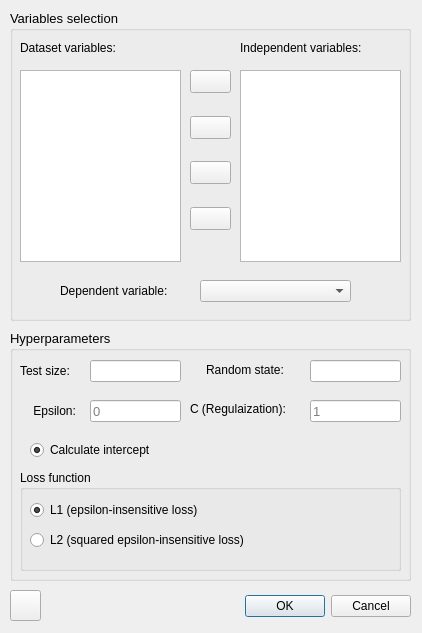
<?xml version="1.0" encoding="UTF-8"?>
<ui version="4.0">
 <class>Dialog</class>
 <widget class="QDialog" name="Dialog">
  <property name="geometry">
   <rect>
    <x>0</x>
    <y>0</y>
    <width>422</width>
    <height>633</height>
   </rect>
  </property>
  <property name="windowTitle">
   <string>Linear SVR</string>
  </property>
  <property name="windowIcon">
   <iconset>
    <normaloff>../feather/activity.svg</normaloff>../feather/activity.svg</iconset>
  </property>
  <widget class="QDialogButtonBox" name="buttonBox">
   <property name="geometry">
    <rect>
     <x>70</x>
     <y>590</y>
     <width>341</width>
     <height>32</height>
    </rect>
   </property>
   <property name="orientation">
    <enum>Qt::Horizontal</enum>
   </property>
   <property name="standardButtons">
    <set>QDialogButtonBox::Cancel|QDialogButtonBox::Ok</set>
   </property>
  </widget>
  <widget class="QPushButton" name="pushButton">
   <property name="geometry">
    <rect>
     <x>10</x>
     <y>590</y>
     <width>31</width>
     <height>31</height>
    </rect>
   </property>
   <property name="text">
    <string/>
   </property>
   <property name="icon">
    <iconset>
     <normaloff>../../New folder/ease_ML/feather/help-circle.svg</normaloff>
     <normalon>../feather/help-circle.svg</normalon>../../New folder/ease_ML/feather/help-circle.svg</iconset>
   </property>
  </widget>
  <widget class="QGroupBox" name="groupBox">
   <property name="geometry">
    <rect>
     <x>10</x>
     <y>10</y>
     <width>401</width>
     <height>311</height>
    </rect>
   </property>
   <property name="font">
    <font>
     <pointsize>10</pointsize>
     <weight>50</weight>
     <bold>false</bold>
     <kerning>true</kerning>
    </font>
   </property>
   <property name="title">
    <string>Variables selection</string>
   </property>
   <widget class="QLabel" name="label_55">
    <property name="geometry">
     <rect>
      <x>50</x>
      <y>270</y>
      <width>141</width>
      <height>21</height>
     </rect>
    </property>
    <property name="font">
     <font>
      <pointsize>9</pointsize>
     </font>
    </property>
    <property name="text">
     <string>Dependent variable:</string>
    </property>
   </widget>
   <widget class="QLabel" name="label_2">
    <property name="geometry">
     <rect>
      <x>230</x>
      <y>30</y>
      <width>181</width>
      <height>16</height>
     </rect>
    </property>
    <property name="font">
     <font>
      <pointsize>9</pointsize>
     </font>
    </property>
    <property name="text">
     <string>Independent variables:</string>
    </property>
   </widget>
   <widget class="QListWidget" name="listWidget_2">
    <property name="geometry">
     <rect>
      <x>230</x>
      <y>60</y>
      <width>161</width>
      <height>192</height>
     </rect>
    </property>
   </widget>
   <widget class="QWidget" name="verticalLayoutWidget">
    <property name="geometry">
     <rect>
      <x>180</x>
      <y>60</y>
      <width>41</width>
      <height>160</height>
     </rect>
    </property>
    <layout class="QVBoxLayout" name="verticalLayout">
     <item>
      <widget class="QPushButton" name="pushButton_1">
       <property name="text">
        <string/>
       </property>
       <property name="icon">
        <iconset>
         <normaloff>../feather/chevrons-right.svg</normaloff>../feather/chevrons-right.svg</iconset>
       </property>
      </widget>
     </item>
     <item>
      <spacer name="verticalSpacer">
       <property name="orientation">
        <enum>Qt::Vertical</enum>
       </property>
       <property name="sizeHint" stdset="0">
        <size>
         <width>20</width>
         <height>40</height>
        </size>
       </property>
      </spacer>
     </item>
     <item>
      <widget class="QPushButton" name="pushButton_2">
       <property name="text">
        <string/>
       </property>
       <property name="icon">
        <iconset>
         <normaloff>../feather/chevron-right.svg</normaloff>../feather/chevron-right.svg</iconset>
       </property>
      </widget>
     </item>
     <item>
      <spacer name="verticalSpacer_2">
       <property name="orientation">
        <enum>Qt::Vertical</enum>
       </property>
       <property name="sizeHint" stdset="0">
        <size>
         <width>20</width>
         <height>40</height>
        </size>
       </property>
      </spacer>
     </item>
     <item>
      <widget class="QPushButton" name="pushButton_3">
       <property name="text">
        <string/>
       </property>
       <property name="icon">
        <iconset>
         <normaloff>../feather/chevron-left.svg</normaloff>../feather/chevron-left.svg</iconset>
       </property>
      </widget>
     </item>
     <item>
      <spacer name="verticalSpacer_3">
       <property name="orientation">
        <enum>Qt::Vertical</enum>
       </property>
       <property name="sizeHint" stdset="0">
        <size>
         <width>20</width>
         <height>40</height>
        </size>
       </property>
      </spacer>
     </item>
     <item>
      <widget class="QPushButton" name="pushButton_4">
       <property name="text">
        <string/>
       </property>
       <property name="icon">
        <iconset>
         <normaloff>../feather/chevrons-left.svg</normaloff>../feather/chevrons-left.svg</iconset>
       </property>
      </widget>
     </item>
    </layout>
   </widget>
   <widget class="QListWidget" name="listWidget">
    <property name="geometry">
     <rect>
      <x>10</x>
      <y>60</y>
      <width>161</width>
      <height>192</height>
     </rect>
    </property>
   </widget>
   <widget class="QComboBox" name="comboBox">
    <property name="geometry">
     <rect>
      <x>190</x>
      <y>270</y>
      <width>151</width>
      <height>22</height>
     </rect>
    </property>
   </widget>
   <widget class="QLabel" name="label_1">
    <property name="geometry">
     <rect>
      <x>10</x>
      <y>30</y>
      <width>141</width>
      <height>16</height>
     </rect>
    </property>
    <property name="font">
     <font>
      <pointsize>9</pointsize>
     </font>
    </property>
    <property name="text">
     <string>Dataset variables:</string>
    </property>
   </widget>
  </widget>
  <widget class="QGroupBox" name="groupBox_2">
   <property name="geometry">
    <rect>
     <x>10</x>
     <y>330</y>
     <width>401</width>
     <height>251</height>
    </rect>
   </property>
   <property name="font">
    <font>
     <pointsize>10</pointsize>
    </font>
   </property>
   <property name="title">
    <string>Hyperparameters</string>
   </property>
   <widget class="QLabel" name="label_5">
    <property name="geometry">
     <rect>
      <x>10</x>
      <y>30</y>
      <width>71</width>
      <height>21</height>
     </rect>
    </property>
    <property name="font">
     <font>
      <pointsize>9</pointsize>
     </font>
    </property>
    <property name="text">
     <string>Test size:</string>
    </property>
   </widget>
   <widget class="QLineEdit" name="lineEdit_2">
    <property name="geometry">
     <rect>
      <x>300</x>
      <y>30</y>
      <width>91</width>
      <height>22</height>
     </rect>
    </property>
   </widget>
   <widget class="QLineEdit" name="lineEdit_1">
    <property name="geometry">
     <rect>
      <x>80</x>
      <y>30</y>
      <width>91</width>
      <height>22</height>
     </rect>
    </property>
    <property name="accessibleDescription">
     <string/>
    </property>
    <property name="placeholderText">
     <string/>
    </property>
   </widget>
   <widget class="QLabel" name="label_4">
    <property name="geometry">
     <rect>
      <x>196</x>
      <y>30</y>
      <width>101</width>
      <height>20</height>
     </rect>
    </property>
    <property name="font">
     <font>
      <pointsize>9</pointsize>
     </font>
    </property>
    <property name="text">
     <string>Random state:</string>
    </property>
   </widget>
   <widget class="QLineEdit" name="lineEdit_3">
    <property name="geometry">
     <rect>
      <x>80</x>
      <y>70</y>
      <width>91</width>
      <height>22</height>
     </rect>
    </property>
    <property name="text">
     <string/>
    </property>
    <property name="placeholderText">
     <string>0</string>
    </property>
   </widget>
   <widget class="QLabel" name="label_6">
    <property name="geometry">
     <rect>
      <x>20</x>
      <y>70</y>
      <width>71</width>
      <height>21</height>
     </rect>
    </property>
    <property name="font">
     <font>
      <pointsize>9</pointsize>
     </font>
    </property>
    <property name="text">
     <string> Epsilon:</string>
    </property>
   </widget>
   <widget class="QLineEdit" name="lineEdit_4">
    <property name="geometry">
     <rect>
      <x>300</x>
      <y>70</y>
      <width>91</width>
      <height>22</height>
     </rect>
    </property>
    <property name="placeholderText">
     <string>1</string>
    </property>
   </widget>
   <widget class="QLabel" name="label_7">
    <property name="geometry">
     <rect>
      <x>180</x>
      <y>70</y>
      <width>121</width>
      <height>18</height>
     </rect>
    </property>
    <property name="font">
     <font>
      <pointsize>9</pointsize>
     </font>
    </property>
    <property name="text">
     <string>C (Regulaization):</string>
    </property>
   </widget>
   <widget class="QGroupBox" name="groupBox_3">
    <property name="geometry">
     <rect>
      <x>10</x>
      <y>140</y>
      <width>381</width>
      <height>101</height>
     </rect>
    </property>
    <property name="font">
     <font>
      <pointsize>9</pointsize>
      <weight>50</weight>
      <bold>false</bold>
     </font>
    </property>
    <property name="title">
     <string>Loss function</string>
    </property>
    <widget class="QRadioButton" name="radioButton_2">
     <property name="geometry">
      <rect>
       <x>10</x>
       <y>30</y>
       <width>201</width>
       <height>20</height>
      </rect>
     </property>
     <property name="font">
      <font>
       <weight>50</weight>
       <bold>false</bold>
      </font>
     </property>
     <property name="text">
      <string>L1 (epsilon-insensitive loss)</string>
     </property>
     <property name="checked">
      <bool>true</bool>
     </property>
    </widget>
    <widget class="QRadioButton" name="radioButton_3">
     <property name="geometry">
      <rect>
       <x>10</x>
       <y>60</y>
       <width>261</width>
       <height>20</height>
      </rect>
     </property>
     <property name="font">
      <font>
       <weight>50</weight>
       <bold>false</bold>
      </font>
     </property>
     <property name="text">
      <string>L2 (squared epsilon-insensitive loss)</string>
     </property>
    </widget>
   </widget>
   <widget class="QRadioButton" name="radioButton_34">
    <property name="geometry">
     <rect>
      <x>20</x>
      <y>110</y>
      <width>151</width>
      <height>20</height>
     </rect>
    </property>
    <property name="font">
     <font>
      <pointsize>9</pointsize>
     </font>
    </property>
    <property name="text">
     <string>Calculate intercept</string>
    </property>
    <property name="checked">
     <bool>true</bool>
    </property>
   </widget>
  </widget>
 </widget>
 <resources/>
 <connections>
  <connection>
   <sender>buttonBox</sender>
   <signal>accepted()</signal>
   <receiver>Dialog</receiver>
   <slot>accept()</slot>
   <hints>
    <hint type="sourcelabel">
     <x>248</x>
     <y>254</y>
    </hint>
    <hint type="destinationlabel">
     <x>157</x>
     <y>274</y>
    </hint>
   </hints>
  </connection>
  <connection>
   <sender>buttonBox</sender>
   <signal>rejected()</signal>
   <receiver>Dialog</receiver>
   <slot>reject()</slot>
   <hints>
    <hint type="sourcelabel">
     <x>316</x>
     <y>260</y>
    </hint>
    <hint type="destinationlabel">
     <x>286</x>
     <y>274</y>
    </hint>
   </hints>
  </connection>
 </connections>
</ui>
